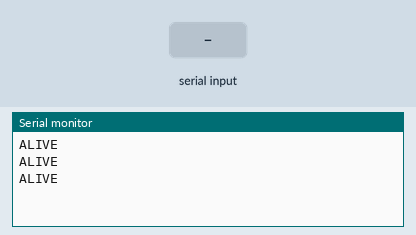
Simulated run of this sketch. Board: Arduino Uno, built with avr-gcc and run on an emulated ATmega328P. On the bench: the last lines printed to the serial monitor. The test bench sets the inputs (shaded band).

Above: at 1.2 s.
1.3 s: "1\n" received over Serial
At 1.81 s:
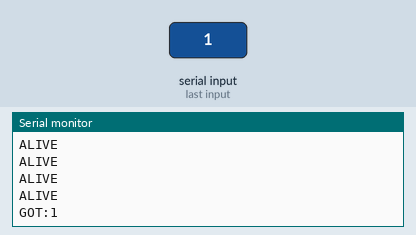
3.0 s: "0\n" received over Serial
At 3.31 s:
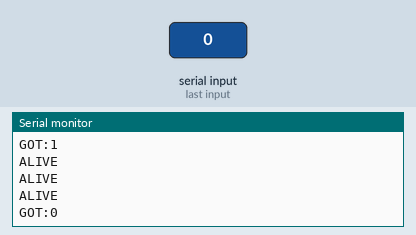
4.5 s: "2\n" received over Serial
At 4.81 s:
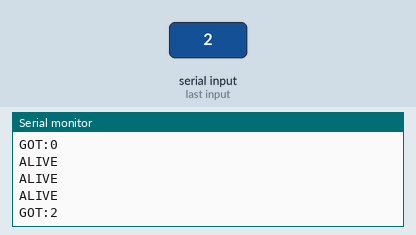

The sketch:

serial_test.ino
```cpp
// Minimal USB-serial sanity test for the Blue Pill.
// Prints ALIVE every 500ms and echoes anything received.
void setup() {
  Serial.begin(115200);
}

void loop() {
  Serial.println("ALIVE");
  if (Serial.available()) {
    String s = Serial.readStringUntil('\n');
    Serial.print("GOT:");
    Serial.println(s);
  }
  delay(500);
}
```

Measured:
- after the input at 1.3 s, the serial monitor: prints a new line after 0.20 s (image 1)
- after the input at 3.0 s, the serial monitor: prints a new line at once (image 2)
- after the input at 4.5 s, the serial monitor: prints a new line at once (image 3)
